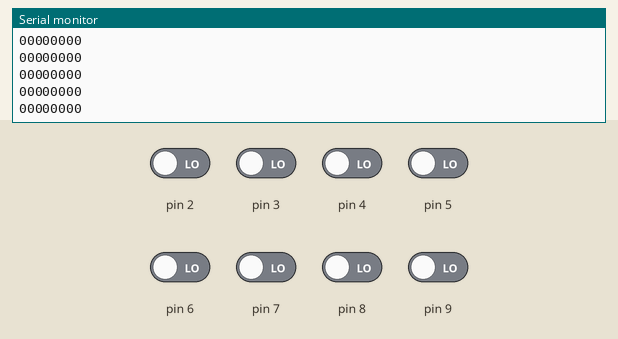
Recording of a sketch running on a simulated Arduino Uno, built with avr-gcc and run on an emulated ATmega328P. On the bench: the last lines printed to the serial monitor. Inputs (shaded band) come from the test bench; at power-on: pin 2–9 LOW.

Above: at 1.2 s.
1.3 s: pin 2 driven HIGH
At 2.3 s:
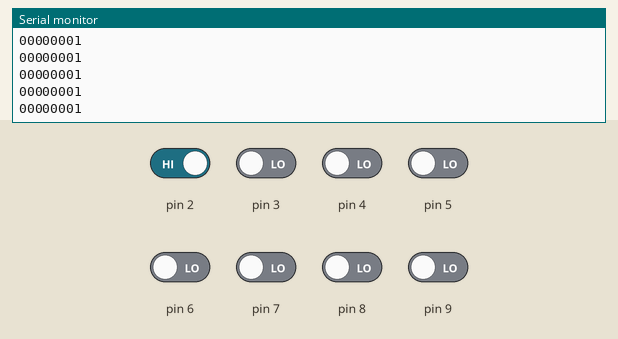
2.8 s: pin 3 driven HIGH
At 3.8 s:
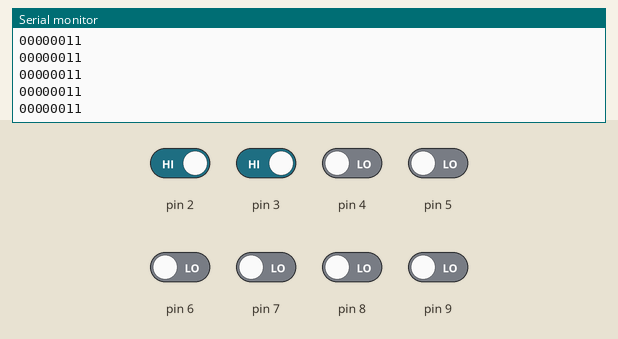
4.3 s: pin 4 driven HIGH
At 4.9 s:
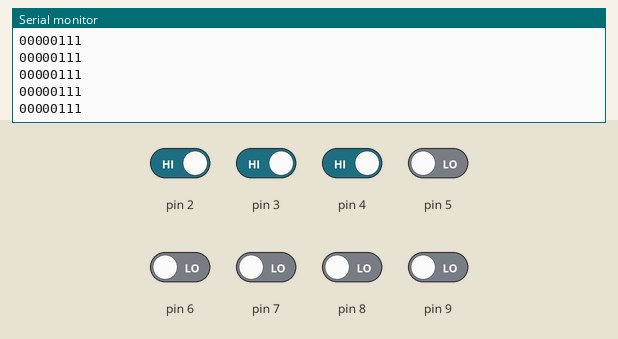
5.8 s: pin 5 driven HIGH
At 6.9 s:
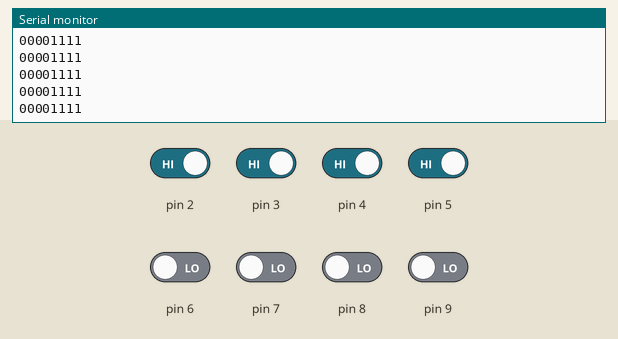
7.3 s: pin 6 driven HIGH
At 8.0 s:
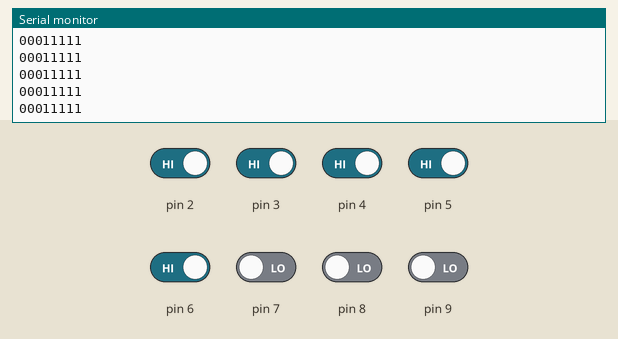
8.8 s: pin 7 driven HIGH
At 9.9 s:
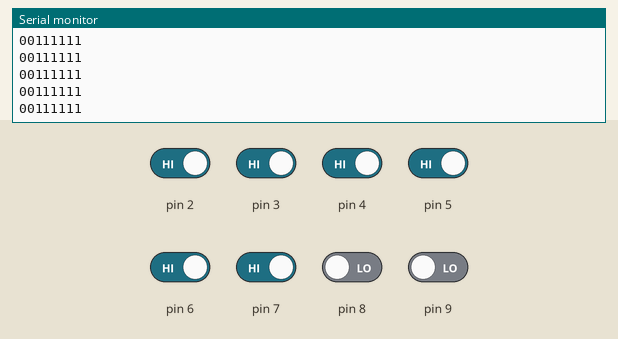
Timing chart, 0 to 11.3 s (numbered marks = the images above; inputs shaded):
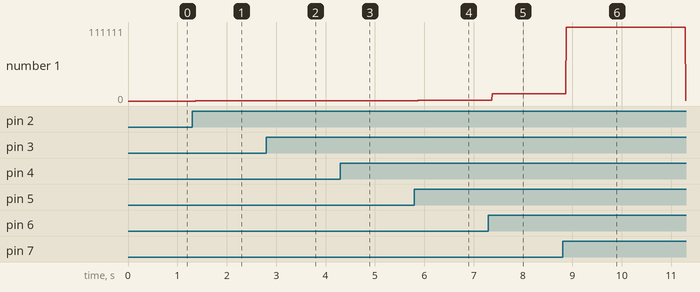

The sketch:

digital.ino
```cpp
int d[8];

void setup(){
  Serial.begin(9600);
  pinMode(2,INPUT);
  pinMode(3,INPUT);
  pinMode(4,INPUT);
  pinMode(5,INPUT);
  pinMode(6,INPUT);
  pinMode(7,INPUT);
  pinMode(8,INPUT);
  pinMode(9,INPUT);
}
void loop(){
  String valor = "";
  /*
  d[0] = digitalRead(2);
  d[1] = digitalRead(3);
  d[2] = digitalRead(4);
  d[3] = digitalRead(5);
  d[4] = digitalRead(6);
  d[5] = digitalRead(7);
  d[6] = digitalRead(8);
  d[7] = digitalRead(9);
  */

  for(int i=9;i>=2;i--){
    valor.concat(digitalRead(i));
  }

  Serial.println(valor);
}
```

Measured:
- after the input at 1.3 s, the serial monitor: prints a new line after 0.07 s (image 1)
- after the input at 2.8 s, the serial monitor: prints a new line after 0.07 s (image 2)
- after the input at 4.3 s, the serial monitor: prints a new line after 0.07 s (image 3)
- after the input at 5.8 s, the serial monitor: prints a new line after 0.08 s (image 4)
- after the input at 7.3 s, the serial monitor: prints a new line after 0.07 s (image 5)
- after the input at 8.8 s, the serial monitor: prints a new line after 0.07 s (image 6)
- plotted number 1: 0 → 1 after the input at 1.3 s, 1 → 11 after the input at 2.8 s, 11 → 111 after the input at 4.3 s, 111 → 1111 after the input at 5.8 s, 1111 → 11111 after the input at 7.3 s
